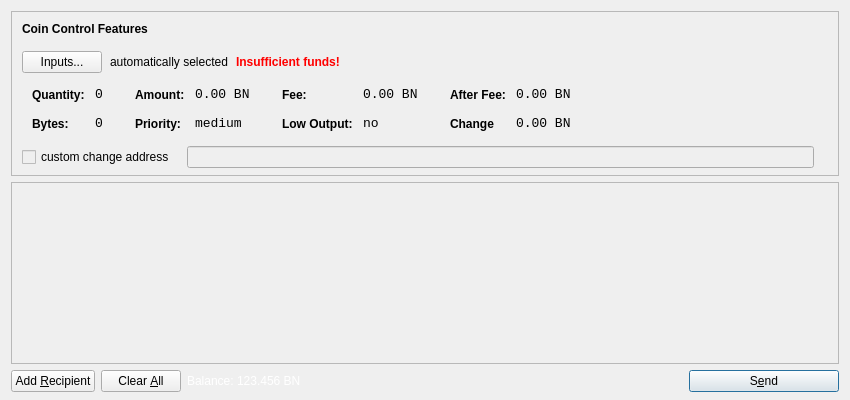
<?xml version="1.0" encoding="UTF-8"?>
<ui version="4.0">
 <class>SendCoinsDialog</class>
 <widget class="QDialog" name="SendCoinsDialog">
  <property name="geometry">
   <rect>
    <x>0</x>
    <y>0</y>
    <width>850</width>
    <height>400</height>
   </rect>
  </property>
  <property name="windowTitle">
   <string>Send Coins</string>
  </property>
  <layout class="QVBoxLayout" name="verticalLayout" stretch="0,1,0">
   <property name="bottomMargin">
    <number>8</number>
   </property>
   <item>
    <widget class="QFrame" name="frameCoinControl">
     <property name="sizePolicy">
      <sizepolicy hsizetype="Expanding" vsizetype="Expanding">
       <horstretch>0</horstretch>
       <verstretch>0</verstretch>
      </sizepolicy>
     </property>
     <property name="maximumSize">
      <size>
       <width>16777215</width>
       <height>16777215</height>
      </size>
     </property>
     <property name="styleSheet">
      <string notr="true">background-color: rgb(239, 239, 239);</string>
     </property>
     <property name="frameShape">
      <enum>QFrame::StyledPanel</enum>
     </property>
     <property name="frameShadow">
      <enum>QFrame::Sunken</enum>
     </property>
     <layout class="QVBoxLayout" name="verticalLayoutCoinControl2">
      <property name="spacing">
       <number>6</number>
      </property>
      <property name="leftMargin">
       <number>0</number>
      </property>
      <property name="topMargin">
       <number>0</number>
      </property>
      <property name="rightMargin">
       <number>0</number>
      </property>
      <property name="bottomMargin">
       <number>6</number>
      </property>
      <item>
       <layout class="QVBoxLayout" name="verticalLayoutCoinControl" stretch="0,0,0,0,1">
        <property name="spacing">
         <number>0</number>
        </property>
        <property name="leftMargin">
         <number>10</number>
        </property>
        <property name="topMargin">
         <number>10</number>
        </property>
        <item>
         <layout class="QHBoxLayout" name="horizontalLayoutCoinControl1">
          <property name="bottomMargin">
           <number>15</number>
          </property>
          <item>
           <widget class="QLabel" name="labelCoinControlFeatures">
            <property name="sizePolicy">
             <sizepolicy hsizetype="Preferred" vsizetype="Maximum">
              <horstretch>0</horstretch>
              <verstretch>0</verstretch>
             </sizepolicy>
            </property>
            <property name="font">
             <font>
              <weight>75</weight>
              <bold>true</bold>
             </font>
            </property>
            <property name="styleSheet">
             <string notr="true">font-weight:bold;</string>
            </property>
            <property name="text">
             <string>Coin Control Features</string>
            </property>
           </widget>
          </item>
         </layout>
        </item>
        <item>
         <layout class="QHBoxLayout" name="horizontalLayoutCoinControl2" stretch="0,0,0,0">
          <property name="spacing">
           <number>8</number>
          </property>
          <property name="bottomMargin">
           <number>10</number>
          </property>
          <item>
           <widget class="QPushButton" name="pushButtonCoinControl">
            <property name="styleSheet">
             <string notr="true"/>
            </property>
            <property name="text">
             <string>Inputs...</string>
            </property>
           </widget>
          </item>
          <item>
           <widget class="QLabel" name="labelCoinControlAutomaticallySelected">
            <property name="text">
             <string>automatically selected</string>
            </property>
            <property name="margin">
             <number>5</number>
            </property>
           </widget>
          </item>
          <item>
           <widget class="QLabel" name="labelCoinControlInsuffFunds">
            <property name="font">
             <font>
              <weight>75</weight>
              <bold>true</bold>
             </font>
            </property>
            <property name="styleSheet">
             <string notr="true">color:red;font-weight:bold;</string>
            </property>
            <property name="text">
             <string>Insufficient funds!</string>
            </property>
            <property name="margin">
             <number>5</number>
            </property>
           </widget>
          </item>
          <item>
           <spacer name="horizontalSpacerCoinControl">
            <property name="orientation">
             <enum>Qt::Horizontal</enum>
            </property>
            <property name="sizeHint" stdset="0">
             <size>
              <width>40</width>
              <height>1</height>
             </size>
            </property>
           </spacer>
          </item>
         </layout>
        </item>
        <item>
         <widget class="QWidget" name="widgetCoinControl" native="true">
          <property name="sizePolicy">
           <sizepolicy hsizetype="Preferred" vsizetype="Preferred">
            <horstretch>0</horstretch>
            <verstretch>0</verstretch>
           </sizepolicy>
          </property>
          <property name="minimumSize">
           <size>
            <width>0</width>
            <height>0</height>
           </size>
          </property>
          <property name="styleSheet">
           <string notr="true"/>
          </property>
          <layout class="QHBoxLayout" name="horizontalLayoutCoinControl5">
           <property name="margin">
            <number>0</number>
           </property>
           <item>
            <layout class="QHBoxLayout" name="horizontalLayoutCoinControl3" stretch="0,0,0,1">
             <property name="spacing">
              <number>20</number>
             </property>
             <property name="topMargin">
              <number>0</number>
             </property>
             <property name="bottomMargin">
              <number>10</number>
             </property>
             <item>
              <layout class="QFormLayout" name="formLayoutCoinControl1">
               <property name="horizontalSpacing">
                <number>10</number>
               </property>
               <property name="verticalSpacing">
                <number>14</number>
               </property>
               <property name="leftMargin">
                <number>10</number>
               </property>
               <property name="topMargin">
                <number>4</number>
               </property>
               <property name="rightMargin">
                <number>6</number>
               </property>
               <item row="0" column="0">
                <widget class="QLabel" name="labelCoinControlQuantityText">
                 <property name="styleSheet">
                  <string notr="true">font-weight:bold;</string>
                 </property>
                 <property name="text">
                  <string>Quantity:</string>
                 </property>
                 <property name="margin">
                  <number>0</number>
                 </property>
                </widget>
               </item>
               <item row="0" column="1">
                <widget class="QLabel" name="labelCoinControlQuantity">
                 <property name="font">
                  <font>
                   <family>Monospace</family>
                   <pointsize>10</pointsize>
                  </font>
                 </property>
                 <property name="cursor">
                  <cursorShape>IBeamCursor</cursorShape>
                 </property>
                 <property name="contextMenuPolicy">
                  <enum>Qt::ActionsContextMenu</enum>
                 </property>
                 <property name="text">
                  <string>0</string>
                 </property>
                 <property name="margin">
                  <number>0</number>
                 </property>
                 <property name="textInteractionFlags">
                  <set>Qt::LinksAccessibleByMouse|Qt::TextSelectableByKeyboard|Qt::TextSelectableByMouse</set>
                 </property>
                </widget>
               </item>
               <item row="1" column="0">
                <widget class="QLabel" name="labelCoinControlBytesText">
                 <property name="styleSheet">
                  <string notr="true">font-weight:bold;</string>
                 </property>
                 <property name="text">
                  <string>Bytes:</string>
                 </property>
                </widget>
               </item>
               <item row="1" column="1">
                <widget class="QLabel" name="labelCoinControlBytes">
                 <property name="font">
                  <font>
                   <family>Monospace</family>
                   <pointsize>10</pointsize>
                  </font>
                 </property>
                 <property name="cursor">
                  <cursorShape>IBeamCursor</cursorShape>
                 </property>
                 <property name="contextMenuPolicy">
                  <enum>Qt::ActionsContextMenu</enum>
                 </property>
                 <property name="text">
                  <string>0</string>
                 </property>
                 <property name="textInteractionFlags">
                  <set>Qt::LinksAccessibleByMouse|Qt::TextSelectableByKeyboard|Qt::TextSelectableByMouse</set>
                 </property>
                </widget>
               </item>
              </layout>
             </item>
             <item>
              <layout class="QFormLayout" name="formLayoutCoinControl2">
               <property name="horizontalSpacing">
                <number>10</number>
               </property>
               <property name="verticalSpacing">
                <number>14</number>
               </property>
               <property name="leftMargin">
                <number>6</number>
               </property>
               <property name="topMargin">
                <number>4</number>
               </property>
               <property name="rightMargin">
                <number>6</number>
               </property>
               <item row="0" column="0">
                <widget class="QLabel" name="labelCoinControlAmountText">
                 <property name="styleSheet">
                  <string notr="true">font-weight:bold;</string>
                 </property>
                 <property name="text">
                  <string>Amount:</string>
                 </property>
                 <property name="margin">
                  <number>0</number>
                 </property>
                </widget>
               </item>
               <item row="0" column="1">
                <widget class="QLabel" name="labelCoinControlAmount">
                 <property name="font">
                  <font>
                   <family>Monospace</family>
                   <pointsize>10</pointsize>
                  </font>
                 </property>
                 <property name="cursor">
                  <cursorShape>IBeamCursor</cursorShape>
                 </property>
                 <property name="contextMenuPolicy">
                  <enum>Qt::ActionsContextMenu</enum>
                 </property>
                 <property name="text">
                  <string>0.00 BN</string>
                 </property>
                 <property name="textInteractionFlags">
                  <set>Qt::LinksAccessibleByMouse|Qt::TextSelectableByKeyboard|Qt::TextSelectableByMouse</set>
                 </property>
                </widget>
               </item>
               <item row="1" column="0">
                <widget class="QLabel" name="labelCoinControlPriorityText">
                 <property name="styleSheet">
                  <string notr="true">font-weight:bold;</string>
                 </property>
                 <property name="text">
                  <string>Priority:</string>
                 </property>
                </widget>
               </item>
               <item row="1" column="1">
                <widget class="QLabel" name="labelCoinControlPriority">
                 <property name="font">
                  <font>
                   <family>Monospace</family>
                   <pointsize>10</pointsize>
                  </font>
                 </property>
                 <property name="cursor">
                  <cursorShape>IBeamCursor</cursorShape>
                 </property>
                 <property name="contextMenuPolicy">
                  <enum>Qt::ActionsContextMenu</enum>
                 </property>
                 <property name="text">
                  <string>medium</string>
                 </property>
                 <property name="textInteractionFlags">
                  <set>Qt::LinksAccessibleByMouse|Qt::TextSelectableByKeyboard|Qt::TextSelectableByMouse</set>
                 </property>
                </widget>
               </item>
              </layout>
             </item>
             <item>
              <layout class="QFormLayout" name="formLayoutCoinControl3">
               <property name="horizontalSpacing">
                <number>10</number>
               </property>
               <property name="verticalSpacing">
                <number>14</number>
               </property>
               <property name="leftMargin">
                <number>6</number>
               </property>
               <property name="topMargin">
                <number>4</number>
               </property>
               <property name="rightMargin">
                <number>6</number>
               </property>
               <item row="0" column="0">
                <widget class="QLabel" name="labelCoinControlFeeText">
                 <property name="styleSheet">
                  <string notr="true">font-weight:bold;</string>
                 </property>
                 <property name="text">
                  <string>Fee:</string>
                 </property>
                 <property name="margin">
                  <number>0</number>
                 </property>
                </widget>
               </item>
               <item row="0" column="1">
                <widget class="QLabel" name="labelCoinControlFee">
                 <property name="font">
                  <font>
                   <family>Monospace</family>
                   <pointsize>10</pointsize>
                  </font>
                 </property>
                 <property name="cursor">
                  <cursorShape>IBeamCursor</cursorShape>
                 </property>
                 <property name="contextMenuPolicy">
                  <enum>Qt::ActionsContextMenu</enum>
                 </property>
                 <property name="text">
                  <string>0.00 BN</string>
                 </property>
                 <property name="textInteractionFlags">
                  <set>Qt::LinksAccessibleByMouse|Qt::TextSelectableByKeyboard|Qt::TextSelectableByMouse</set>
                 </property>
                </widget>
               </item>
               <item row="1" column="0">
                <widget class="QLabel" name="labelCoinControlLowOutputText">
                 <property name="styleSheet">
                  <string notr="true">font-weight:bold;</string>
                 </property>
                 <property name="text">
                  <string>Low Output:</string>
                 </property>
                </widget>
               </item>
               <item row="1" column="1">
                <widget class="QLabel" name="labelCoinControlLowOutput">
                 <property name="font">
                  <font>
                   <family>Monospace</family>
                   <pointsize>10</pointsize>
                  </font>
                 </property>
                 <property name="cursor">
                  <cursorShape>IBeamCursor</cursorShape>
                 </property>
                 <property name="contextMenuPolicy">
                  <enum>Qt::ActionsContextMenu</enum>
                 </property>
                 <property name="text">
                  <string>no</string>
                 </property>
                 <property name="textInteractionFlags">
                  <set>Qt::LinksAccessibleByMouse|Qt::TextSelectableByKeyboard|Qt::TextSelectableByMouse</set>
                 </property>
                </widget>
               </item>
              </layout>
             </item>
             <item>
              <layout class="QFormLayout" name="formLayoutCoinControl4">
               <property name="horizontalSpacing">
                <number>10</number>
               </property>
               <property name="verticalSpacing">
                <number>14</number>
               </property>
               <property name="leftMargin">
                <number>6</number>
               </property>
               <property name="topMargin">
                <number>4</number>
               </property>
               <property name="rightMargin">
                <number>6</number>
               </property>
               <item row="0" column="0">
                <widget class="QLabel" name="labelCoinControlAfterFeeText">
                 <property name="styleSheet">
                  <string notr="true">font-weight:bold;</string>
                 </property>
                 <property name="text">
                  <string>After Fee:</string>
                 </property>
                 <property name="margin">
                  <number>0</number>
                 </property>
                </widget>
               </item>
               <item row="0" column="1">
                <widget class="QLabel" name="labelCoinControlAfterFee">
                 <property name="font">
                  <font>
                   <family>Monospace</family>
                   <pointsize>10</pointsize>
                  </font>
                 </property>
                 <property name="cursor">
                  <cursorShape>IBeamCursor</cursorShape>
                 </property>
                 <property name="contextMenuPolicy">
                  <enum>Qt::ActionsContextMenu</enum>
                 </property>
                 <property name="text">
                  <string>0.00 BN</string>
                 </property>
                 <property name="textInteractionFlags">
                  <set>Qt::LinksAccessibleByMouse|Qt::TextSelectableByKeyboard|Qt::TextSelectableByMouse</set>
                 </property>
                </widget>
               </item>
               <item row="1" column="0">
                <widget class="QLabel" name="labelCoinControlChangeText">
                 <property name="styleSheet">
                  <string notr="true">font-weight:bold;</string>
                 </property>
                 <property name="text">
                  <string>Change</string>
                 </property>
                </widget>
               </item>
               <item row="1" column="1">
                <widget class="QLabel" name="labelCoinControlChange">
                 <property name="font">
                  <font>
                   <family>Monospace</family>
                   <pointsize>10</pointsize>
                  </font>
                 </property>
                 <property name="cursor">
                  <cursorShape>IBeamCursor</cursorShape>
                 </property>
                 <property name="contextMenuPolicy">
                  <enum>Qt::ActionsContextMenu</enum>
                 </property>
                 <property name="text">
                  <string>0.00 BN</string>
                 </property>
                 <property name="textInteractionFlags">
                  <set>Qt::LinksAccessibleByMouse|Qt::TextSelectableByKeyboard|Qt::TextSelectableByMouse</set>
                 </property>
                </widget>
               </item>
              </layout>
             </item>
            </layout>
           </item>
          </layout>
         </widget>
        </item>
        <item>
         <layout class="QHBoxLayout" name="horizontalLayoutCoinControl4" stretch="0,0,0">
          <property name="spacing">
           <number>12</number>
          </property>
          <property name="sizeConstraint">
           <enum>QLayout::SetDefaultConstraint</enum>
          </property>
          <property name="topMargin">
           <number>5</number>
          </property>
          <property name="rightMargin">
           <number>5</number>
          </property>
          <item>
           <widget class="QCheckBox" name="checkBoxCoinControlChange">
            <property name="text">
             <string>custom change address</string>
            </property>
           </widget>
          </item>
          <item>
           <widget class="QLineEdit" name="lineEditCoinControlChange">
            <property name="enabled">
             <bool>false</bool>
            </property>
            <property name="sizePolicy">
             <sizepolicy hsizetype="Expanding" vsizetype="Fixed">
              <horstretch>0</horstretch>
              <verstretch>0</verstretch>
             </sizepolicy>
            </property>
           </widget>
          </item>
          <item>
           <widget class="QLabel" name="labelCoinControlChangeLabel">
            <property name="sizePolicy">
             <sizepolicy hsizetype="Preferred" vsizetype="Expanding">
              <horstretch>0</horstretch>
              <verstretch>0</verstretch>
             </sizepolicy>
            </property>
            <property name="minimumSize">
             <size>
              <width>0</width>
              <height>0</height>
             </size>
            </property>
            <property name="text">
             <string/>
            </property>
            <property name="margin">
             <number>3</number>
            </property>
           </widget>
          </item>
         </layout>
        </item>
        <item>
         <spacer name="verticalSpacerCoinControl">
          <property name="orientation">
           <enum>Qt::Vertical</enum>
          </property>
          <property name="sizeHint" stdset="0">
           <size>
            <width>800</width>
            <height>1</height>
           </size>
          </property>
         </spacer>
        </item>
       </layout>
      </item>
     </layout>
    </widget>
   </item>
   <item>
    <widget class="QScrollArea" name="scrollArea">
     <property name="widgetResizable">
      <bool>true</bool>
     </property>
     <widget class="QWidget" name="scrollAreaWidgetContents">
      <property name="geometry">
       <rect>
        <x>0</x>
        <y>0</y>
        <width>830</width>
        <height>175</height>
       </rect>
      </property>
      <layout class="QVBoxLayout" name="verticalLayout_2">
       <property name="margin">
        <number>0</number>
       </property>
       <item>
        <layout class="QVBoxLayout" name="entries">
         <property name="spacing">
          <number>6</number>
         </property>
        </layout>
       </item>
       <item>
        <spacer name="verticalSpacer">
         <property name="orientation">
          <enum>Qt::Vertical</enum>
         </property>
         <property name="sizeHint" stdset="0">
          <size>
           <width>20</width>
           <height>40</height>
          </size>
         </property>
        </spacer>
       </item>
      </layout>
     </widget>
    </widget>
   </item>
   <item>
    <layout class="QHBoxLayout" name="horizontalLayout">
     <item>
      <widget class="QPushButton" name="addButton">
       <property name="toolTip">
        <string>Send to multiple recipients at once</string>
       </property>
       <property name="text">
        <string>Add &amp;Recipient</string>
       </property>
       <property name="icon">
        <iconset resource="../bitcoin.qrc">
         <normaloff>:/icons/add</normaloff>:/icons/add</iconset>
       </property>
       <property name="autoDefault">
        <bool>false</bool>
       </property>
      </widget>
     </item>
     <item>
      <widget class="QPushButton" name="clearButton">
       <property name="sizePolicy">
        <sizepolicy hsizetype="Minimum" vsizetype="Fixed">
         <horstretch>0</horstretch>
         <verstretch>0</verstretch>
        </sizepolicy>
       </property>
       <property name="toolTip">
        <string>Remove all transaction fields</string>
       </property>
       <property name="text">
        <string>Clear &amp;All</string>
       </property>
       <property name="icon">
        <iconset resource="../bitcoin.qrc">
         <normaloff>:/icons/remove</normaloff>:/icons/remove</iconset>
       </property>
       <property name="autoRepeatDelay">
        <number>300</number>
       </property>
       <property name="autoDefault">
        <bool>false</bool>
       </property>
      </widget>
     </item>
     <item>
      <layout class="QHBoxLayout" name="horizontalLayout_2">
       <property name="spacing">
        <number>3</number>
       </property>
       <item>
        <widget class="QLabel" name="label">
         <property name="sizePolicy">
          <sizepolicy hsizetype="Preferred" vsizetype="Fixed">
           <horstretch>0</horstretch>
           <verstretch>0</verstretch>
          </sizepolicy>
         </property>
         <property name="styleSheet">
          <string notr="true">#label { color: #ffffff; } #labelBalance { color: #ffffff; }</string>
         </property>
         <property name="text">
          <string>Balance:</string>
         </property>
        </widget>
       </item>
       <item>
        <widget class="QLabel" name="labelBalance">
         <property name="sizePolicy">
          <sizepolicy hsizetype="Preferred" vsizetype="Fixed">
           <horstretch>0</horstretch>
           <verstretch>0</verstretch>
          </sizepolicy>
         </property>
         <property name="cursor">
          <cursorShape>IBeamCursor</cursorShape>
         </property>
         <property name="styleSheet">
          <string notr="true">#label { color: #ffffff; } #labelBalance { color: #ffffff; }</string>
         </property>
         <property name="text">
          <string>123.456 BN</string>
         </property>
         <property name="textInteractionFlags">
          <set>Qt::LinksAccessibleByMouse|Qt::TextSelectableByKeyboard|Qt::TextSelectableByMouse</set>
         </property>
        </widget>
       </item>
      </layout>
     </item>
     <item>
      <spacer name="horizontalSpacer">
       <property name="orientation">
        <enum>Qt::Horizontal</enum>
       </property>
       <property name="sizeHint" stdset="0">
        <size>
         <width>40</width>
         <height>20</height>
        </size>
       </property>
      </spacer>
     </item>
     <item>
      <widget class="QPushButton" name="sendButton">
       <property name="minimumSize">
        <size>
         <width>150</width>
         <height>0</height>
        </size>
       </property>
       <property name="toolTip">
        <string>Confirm the send action</string>
       </property>
       <property name="text">
        <string>S&amp;end</string>
       </property>
       <property name="icon">
        <iconset resource="../bitcoin.qrc">
         <normaloff>:/icons/send</normaloff>:/icons/send</iconset>
       </property>
       <property name="default">
        <bool>true</bool>
       </property>
      </widget>
     </item>
    </layout>
   </item>
  </layout>
 </widget>
 <resources>
  <include location="../bitcoin.qrc"/>
 </resources>
 <connections/>
</ui>
